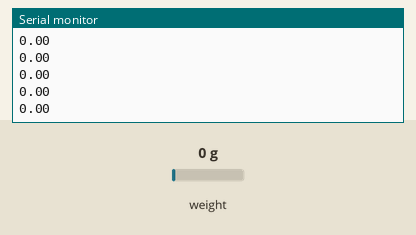
This sketch was run on a simulated ESP32. Parts: the last lines printed to the serial monitor. The test bench sets the inputs (shaded band); at power-on: weight on the scale 0 g. WiFi joins after 1.5 s; servers stay silent unless stated.

Above: at 3.7 s.
3.8 s: weight on the scale set to 100 g
At 3.82 s:
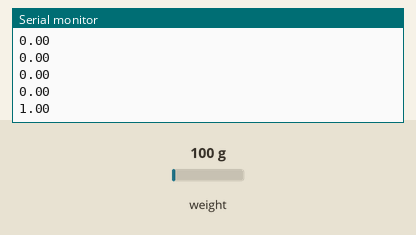
5.3 s: weight on the scale set to 1250 g
At 5.33 s:
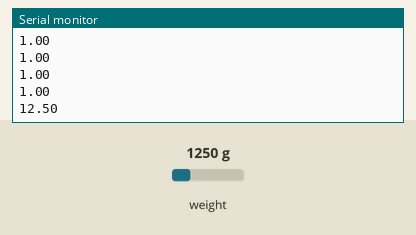
Timing chart, 0 to 8.3 s (numbered marks = the images above; inputs shaded):
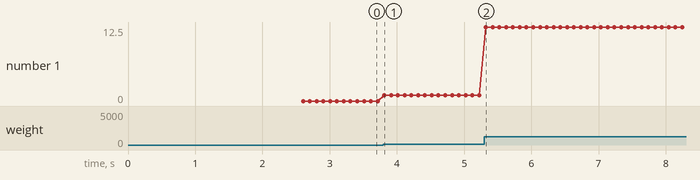

Measured:
- after the input at 3.8 s, the serial monitor: prints a new line at once (image 1)
- after the input at 5.3 s, the serial monitor: prints a new line at once (image 2)
- plotted number 1: 0 → 1 after the input at 3.8 s, 1 → 12.5 after the input at 5.3 s

The sketch:

Wifi_UDP_est.ino
```cpp
#include <WiFi.h>
#include <WiFiUdp.h>
#include "HX711.h"

const char* ssid     = "GSS-2";
const char* password = "esp32www";
const char* laptopIP = "192.168.137.1";
const int port = 9500;

WiFiUDP udp;

#define DT 18
#define SCK 19
HX711 scale;

float calibration_factor = -8.47;

void setup() {
  Serial.begin(115200);

  scale.begin(DT, SCK);
  scale.set_scale(calibration_factor);
  scale.tare();

  WiFi.begin(ssid, password);
  Serial.print("Connecting to Wi-Fi");
  while (WiFi.status() != WL_CONNECTED) {
    delay(500);
    Serial.print(".");
  }

  Serial.println("\nWi-Fi connected.");
  Serial.print("ESP32 IP: ");
  Serial.println(WiFi.localIP());
  Serial.print("Sending to Laptop IP: ");
  Serial.println(laptopIP);
}

void loop() {
  // Read as soon as HX711 has a new sample
  if (scale.is_ready()) {
    float wei = scale.get_units(1);   // single read
    float Thrust = wei / 100;
    if (fabs(Thrust) < 0.05) Thrust = 0;

    char buffer[16];
    snprintf(buffer, sizeof(buffer), "%.2f", Thrust);

    udp.beginPacket(laptopIP, port);
    udp.write((uint8_t*)buffer, strlen(buffer));  // Cast + give length
    udp.endPacket();

    Serial.println(Thrust);
  }
}
```
